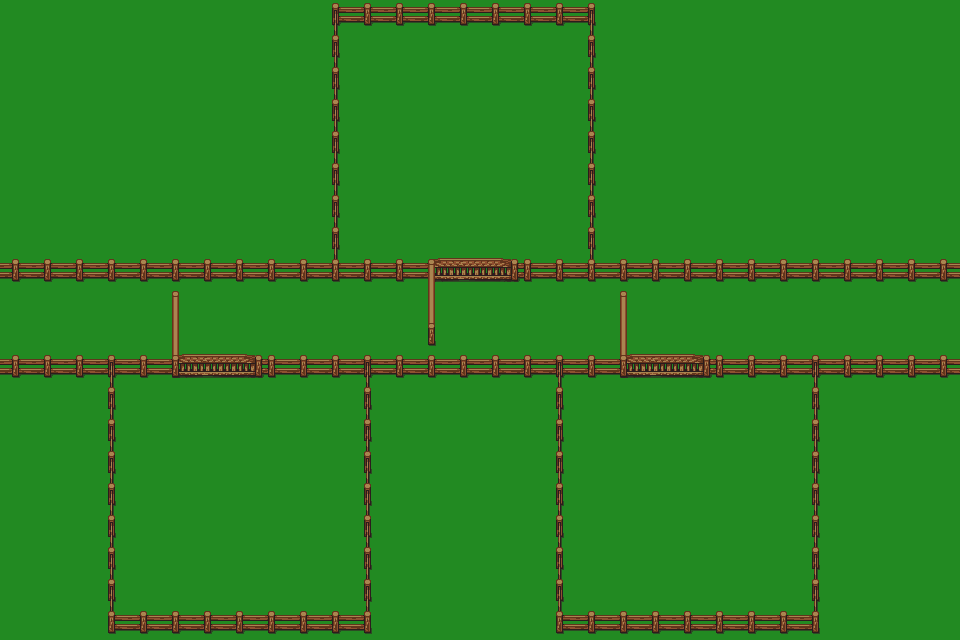

This is a level from a 2D game, rendered from its Tiled map with the project's own tilesets. A one-line summary and the map file follow, with tile-layer data summarised:
An orthogonal 30x20 tile map with 32x32 px tiles, 8 tile layers (Grass, Closed_1, Closed_3, Fence, ...), 3 tilesets.

<map version="1.2" tiledversion="1.2.2" orientation="orthogonal" renderorder="right-down" width="30" height="20" tilewidth="32" tileheight="32" infinite="0" nextlayerid="9" nextobjectid="1">
 <tileset firstgid="1" name="decorations-medieval" tilewidth="32" tileheight="32" tilecount="1024" columns="16">
  <image source="decorations-medieval.png" width="512" height="2048" />
  <tile id="891">
   <properties>
    <property name="cow" value="" />
   </properties>
  </tile>
  <tile id="907">
   <properties>
    <property name="pig" value="" />
   </properties>
  </tile>
  <tile id="923">
   <properties>
    <property name="sheep" value="" />
   </properties>
  </tile>
  <tile id="939">
   <properties>
    <property name="gate" value="" />
   </properties>
  </tile>
 </tileset>
 <tileset firstgid="1025" name="fence_2" tilewidth="32" tileheight="32" tilecount="18" columns="3">
  <image source="fence_2.png" width="96" height="192" />
  <tile id="0">
   <properties>
    <property name="blocked" value="" />
   </properties>
  </tile>
  <tile id="1">
   <properties>
    <property name="blocked" value="" />
   </properties>
  </tile>
  <tile id="2">
   <properties>
    <property name="blocked" value="" />
   </properties>
  </tile>
  <tile id="3">
   <properties>
    <property name="blocked" value="" />
   </properties>
  </tile>
  <tile id="4">
   <properties>
    <property name="blocked" value="" />
   </properties>
  </tile>
  <tile id="5">
   <properties>
    <property name="blocked" value="" />
   </properties>
  </tile>
  <tile id="6">
   <properties>
    <property name="blocked" value="" />
   </properties>
  </tile>
  <tile id="7">
   <properties>
    <property name="blocked" value="" />
   </properties>
  </tile>
  <tile id="8">
   <properties>
    <property name="blocked" value="" />
   </properties>
  </tile>
  <tile id="9">
   <properties>
    <property name="blocked" value="" />
   </properties>
  </tile>
  <tile id="10">
   <properties>
    <property name="blocked" value="" />
   </properties>
  </tile>
  <tile id="11">
   <properties>
    <property name="blocked" value="" />
   </properties>
  </tile>
  <tile id="12">
   <properties>
    <property name="blocked" value="" />
   </properties>
  </tile>
  <tile id="13">
   <properties>
    <property name="blocked" value="" />
   </properties>
  </tile>
  <tile id="14">
   <properties>
    <property name="blocked" value="" />
   </properties>
  </tile>
  <tile id="15">
   <properties>
    <property name="blocked" value="" />
   </properties>
  </tile>
  <tile id="16">
   <properties>
    <property name="blocked" value="" />
   </properties>
  </tile>
  <tile id="17">
   <properties>
    <property name="blocked" value="" />
   </properties>
  </tile>
 </tileset>
 <tileset firstgid="1043" name="fence_3" tilewidth="32" tileheight="32" tilecount="18" columns="3">
  <image source="fence_3.png" width="97" height="192" />
  <tile id="0">
   <properties>
    <property name="blocked" value="" />
   </properties>
  </tile>
  <tile id="1">
   <properties>
    <property name="blocked" value="" />
   </properties>
  </tile>
  <tile id="2">
   <properties>
    <property name="blocked" value="" />
   </properties>
  </tile>
  <tile id="3">
   <properties>
    <property name="blocked" value="" />
   </properties>
  </tile>
  <tile id="4">
   <properties>
    <property name="blocked" value="" />
   </properties>
  </tile>
  <tile id="5">
   <properties>
    <property name="blocked" value="" />
   </properties>
  </tile>
  <tile id="6">
   <properties>
    <property name="blocked" value="" />
   </properties>
  </tile>
  <tile id="7">
   <properties>
    <property name="blocked" value="" />
   </properties>
  </tile>
  <tile id="8">
   <properties>
    <property name="blocked" value="" />
   </properties>
  </tile>
  <tile id="9">
   <properties>
    <property name="blocked" value="" />
   </properties>
  </tile>
  <tile id="10">
   <properties>
    <property name="blocked" value="" />
   </properties>
  </tile>
  <tile id="11">
   <properties>
    <property name="blocked" value="" />
   </properties>
  </tile>
  <tile id="12">
   <properties>
    <property name="blocked" value="" />
   </properties>
  </tile>
  <tile id="13">
   <properties>
    <property name="blocked" value="" />
   </properties>
  </tile>
  <tile id="14">
   <properties>
    <property name="blocked" value="" />
   </properties>
  </tile>
  <tile id="15">
   <properties>
    <property name="blocked" value="" />
   </properties>
  </tile>
  <tile id="16">
   <properties>
    <property name="blocked" value="" />
   </properties>
  </tile>
  <tile id="17">
   <properties>
    <property name="blocked" value="" />
   </properties>
  </tile>
 </tileset>
 <layer id="1" name="Grass" width="30" height="20">
  <data>[600 cells, 600 non-empty, 5 distinct tile ids]</data>
 </layer>
 <layer id="3" name="Closed_1" width="30" height="20">
  <data>[600 cells, 3 non-empty, 3 distinct tile ids]</data>
 </layer>
 <layer id="7" name="Closed_3" width="30" height="20">
  <data>[600 cells, 3 non-empty, 3 distinct tile ids]</data>
 </layer>
 <layer id="2" name="Fence" width="30" height="20">
  <data>[600 cells, 123 non-empty, 10 distinct tile ids]</data>
 </layer>
 <layer id="4" name="Open_1" width="30" height="20">
  <data>[600 cells, 3 non-empty, 3 distinct tile ids]</data>
 </layer>
 <layer id="5" name="Closed_2" width="30" height="20">
  <data>[600 cells, 3 non-empty, 3 distinct tile ids]</data>
 </layer>
 <layer id="6" name="Open_2" width="30" height="20">
  <data>[600 cells, 3 non-empty, 3 distinct tile ids]</data>
 </layer>
 <layer id="8" name="Open_3" width="30" height="20">
  <data>[600 cells, 3 non-empty, 3 distinct tile ids]</data>
 </layer>
</map>